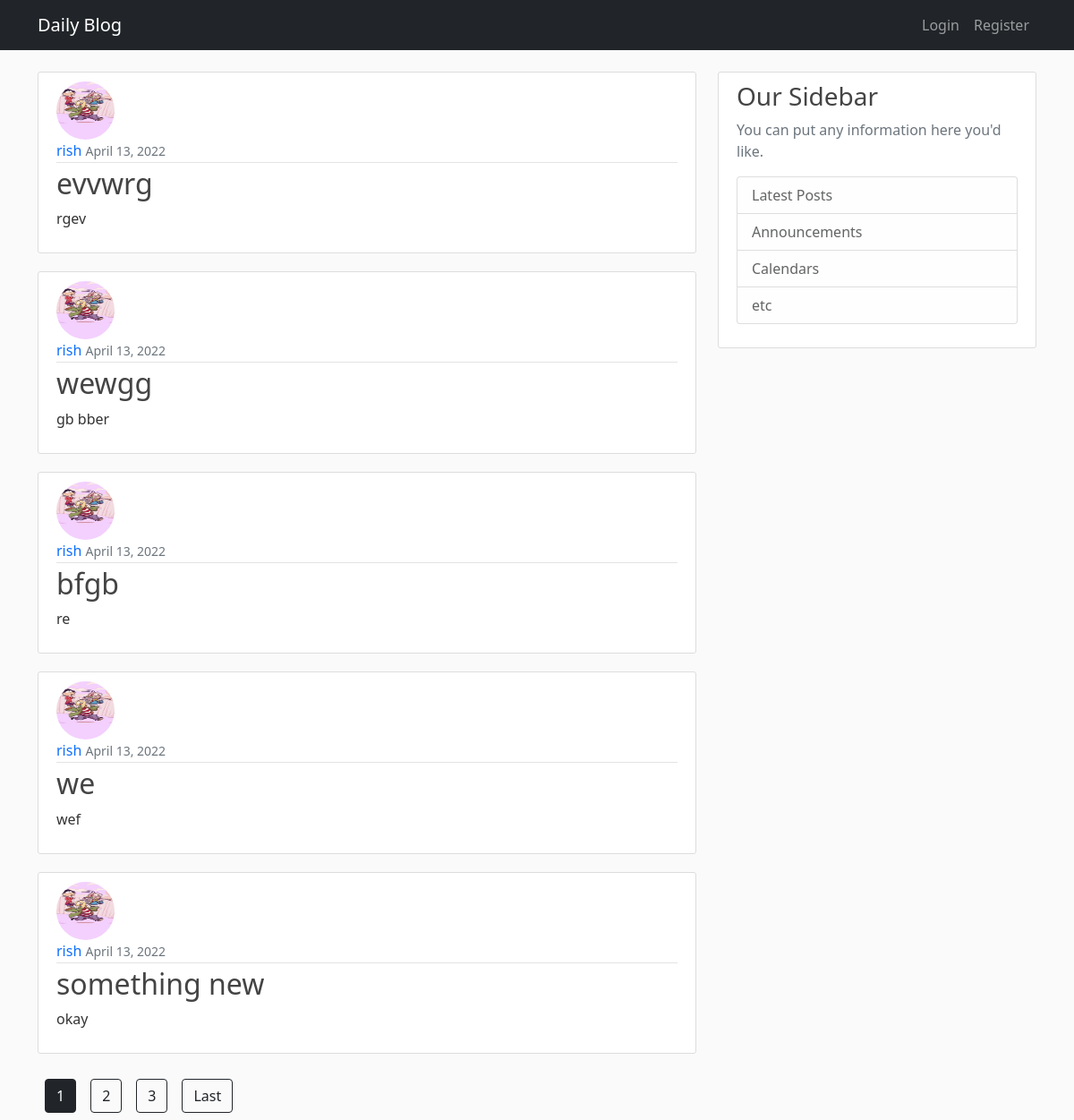
Before: / with the older database file.
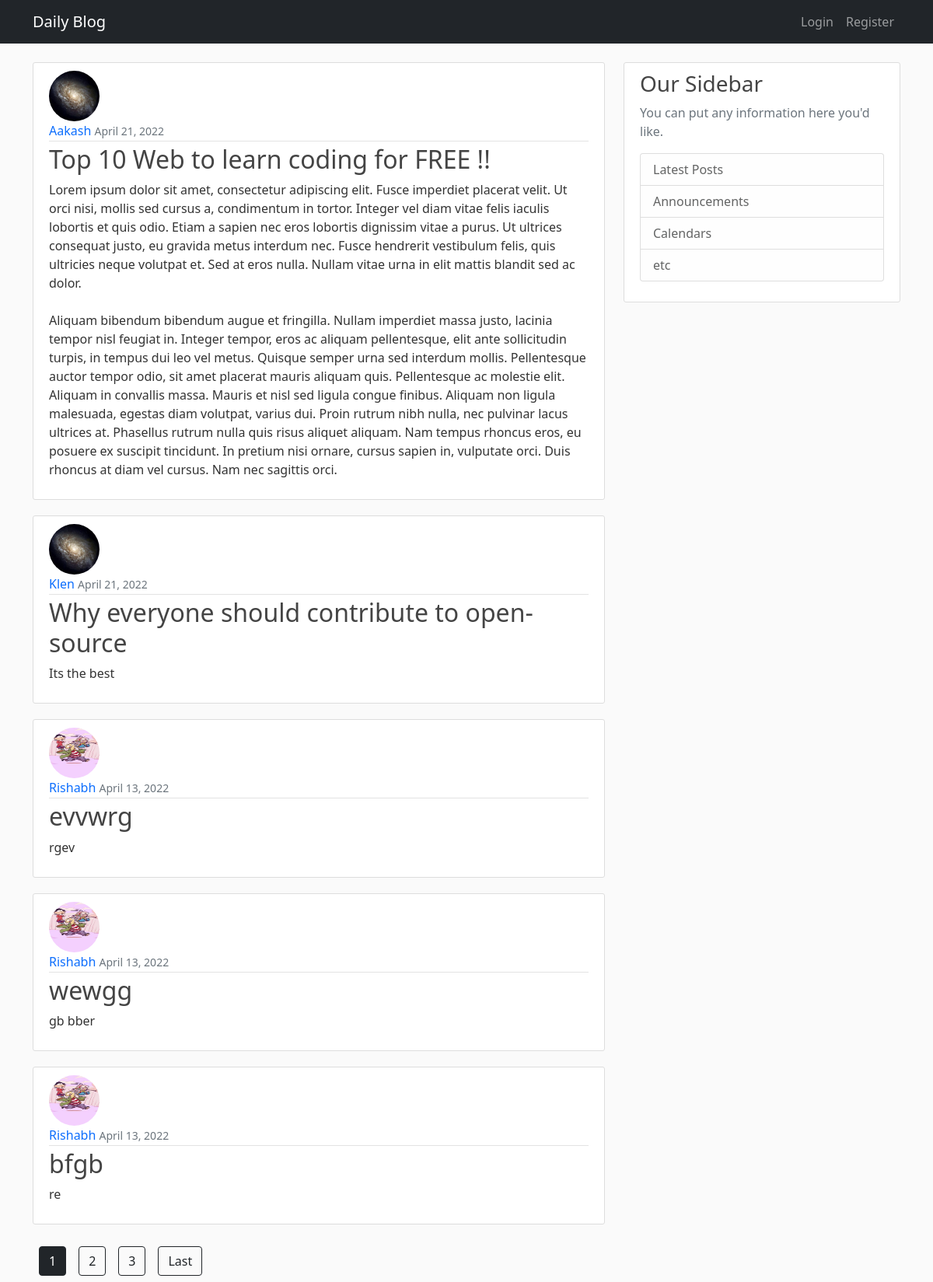
After: the same page with the newer database file.
### blog/models.py (models this page shows, shortened)
class Post(models.Model):
    title = models.CharField(max_length=100)
    content = models.TextField()
    date_posted = models.DateTimeField(default=timezone.now)
    author = models.ForeignKey(User, on_delete=models.CASCADE)

### users/models.py (models this page shows, shortened)
class Profile(models.Model):
    user = models.OneToOneField(User, on_delete=models.CASCADE)
    image = models.ImageField(default="default.jpg", upload_to="profile_dir")

### blog/views.py (the view)
# urls.py: path("", PostListView.as_view(), name="blog-home"),
class PostListView(ListView):
    model = Post
    template_name = "blog/home.html"
    context_object_name = "posts"
    ordering = ["-date_posted"]
    paginate_by = 5

### blog/templates/blog/home.html (shortened to what this page needs)
{% extends "blog/base.html" %}
{% block content %}
{% for post in posts %}
<article class="media content-section">
    <img class="rounded-circle article-img" src="{{ post.author.profile.image.url }}" alt="">
    <div class="media-body">
        <div class="article-metadata">
            <a class="text-decoration-none" href="{% url 'user-posts' post.author.username  %}"> {{ post.author }} </a>
            <small class="text-muted">{{ post.date_posted|date:"F d, Y" }}</small>
        </div>
        <h2><a class="article-title text-decoration-none" href="{% url 'post-detail' post.id %}">{{ post.title }}</a>
        </h2>
        <p class="article-content">{{ post.content }}</p>
    </div>
</article>
{% endfor %}
{% if is_paginated %}
<div class="pagination">
    {% for num in page_obj.paginator.page_range %}
    {% if page_obj.number == num %}
    <a class="btn btn-dark m-2" href="?page={{ num }}">{{ num }}</a>
    {% elif num > page_obj.number|add:'-3' and num < page_obj.number|add:'3' %} <a class="btn btn-outline-dark m-2"
        href="?page={{ num }}">{{ num }}</a>
        {% endif %}
        {% endfor %}
        {% if page_obj.has_next %}
        <a class="btn btn-outline-dark m-2" href="?page={{ page_obj.paginator.num_pages }}">Last</a>
        {% endif %}
</div>
{% endif %}
{% endblock content %}

### blog/templates/blog/base.html (shortened to what this page needs)
{% load static %}
<!DOCTYPE html>
<html lang="en">
<head>
    <link href="https://cdn.jsdelivr.net/npm/bootstrap@5.1.3/dist/css/bootstrap.min.css" rel="stylesheet"
>
    <link rel="stylesheet" href="{% static 'blog/main.css' %}">
</head>
<body>
    <nav class="navbar navbar-expand-md  navbar-dark bg-dark fixed-top" >
        <div class="container text-center">
            <a class="navbar-brand text-center mr-4" href="{% url 'blog-home' %}">Daily Blog</a>
                <div class="navbar-nav ms-auto">
                    {% if user.is_authenticated %}
                    <a class="nav-item nav-link" href="{% url 'post-create' %}"> New Post </a>
                    <a class="nav-item nav-link" href="{% url 'profile' %}"> Account </a>
                    <a class="nav-item nav-link" href="{% url 'logout' %}">Logout</a>
                    {% else %}
                    <a class="nav-item nav-link" href="{% url 'login' %}">Login</a>
                    <a class="nav-item nav-link" href="{% url 'register' %}">Register</a>
                    {% endif %}
                </div>
            </div>
    </nav>
    <main role="main" class="container">
        <div class="row">
            <div class="col-md-8">
                {% block content %}{% endblock %}
            </div>
            <div class="col-md-4">
                <div class="content-section">
                    <h3>Our Sidebar</h3>
                    <p class='text-muted'>You can put any information here you'd like.
                    <ul class="list-group">
                        <li class="list-group-item list-group-item-light">Latest Posts</li>
                        <li class="list-group-item list-group-item-light">Announcements</li>
                        <li class="list-group-item list-group-item-light">Calendars</li>
                        <li class="list-group-item list-group-item-light">etc</li>
                    </ul>
                    </p>
                </div>
            </div>
        </div>
    </main>
</body>
</html>

### blog/static/blog/main.css (style rules this page uses)
body { background: #fafafa; color: #333333; margin-top: 5rem; }
h1, h2, h3, h4, h5, h6 { color: #444444; }
ul { margin: 0; }
.content-section { background: #ffffff; padding: 10px 20px; border: 1px solid #dddddd; border-radius: 3px; margin-bottom: 20px; }
.article-title { color: #444444; }
.article-content { white-space: pre-line; }
.article-img { height: 65px; width: 65px; margin-right: 16px; }
.article-metadata { padding-bottom: 1px; margin-bottom: 4px; border-bottom: 1px solid #e3e3e3 }

Changed rows visible on the page:
no longer on this page (row unchanged): Post: author.profile.image (picture), author "rish", date_posted "April 13, 2022", title "we", content "wef"
no longer on this page (row unchanged): Post: author.profile.image (picture), author "rish", date_posted "April 13, 2022", title "something new", content "okay"
added Post: author.profile.image (placeholder picture), author "Aakash", date_posted "April 21, 2022", title "Top 10 Web to learn coding for FREE !!", content "Lorem ipsum dolor sit amet, consectetur adipiscing elit. Fusce imperdiet placerat velit. Ut orci nisi, mollis sed cursus a, condimentum in tortor. Integer vel diam vitae felis iaculis lobortis et quis odio. Etiam a sapien nec eros lobortis dignissim vitae a purus. Ut ultrices consequat justo, eu gravida metus interdum nec. Fusce hendrerit vestibulum felis, quis ultricies neque volutpat et. Sed at eros nulla. Nullam vitae urna in elit mattis blandit sed ac dolor. Aliquam bibendum bibendum augue et fringilla. Nullam imperdiet massa justo, lacinia tempor nisl feugiat in. Integer tempor, eros ac aliquam pellentesque, elit ante sollicitudin turpis, in tempus dui leo vel metus. Quisque semper…"
added Post: author.profile.image (placeholder picture), author "Klen", date_posted "April 21, 2022", title "Why everyone should contribute to open-source", content "Its the best"
changed through a linked row, Post "evvwrg": author "rish" → "Rishabh"
changed through a linked row, Post "wewgg": author "rish" → "Rishabh"
changed through a linked row, Post "bfgb": author "rish" → "Rishabh"
